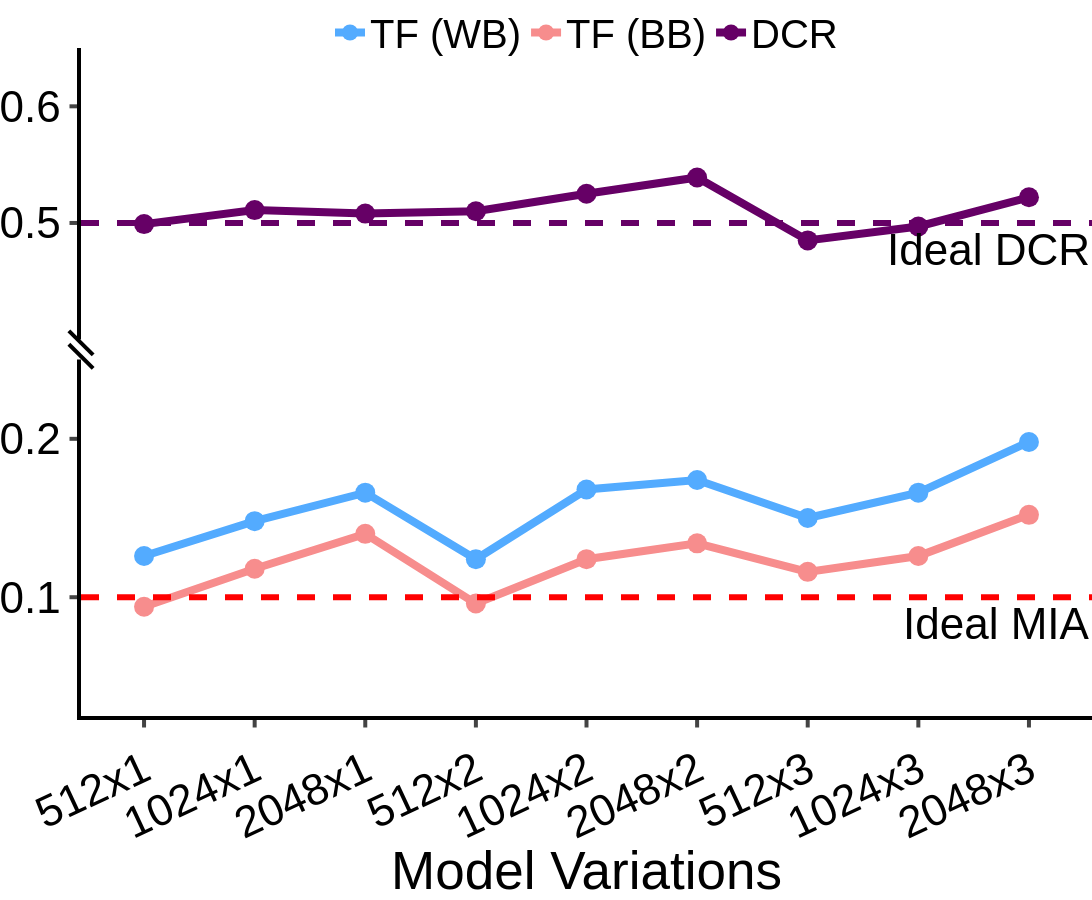

The code cell stored with this chart in its notebook:
### Code cell
from plotly.subplots import make_subplots

df = {"integers": integers, "TF (WB)": mia_wb, "TF (BB)": mia_bb, "DCR": dcr}
y_cols = ["TF (WB)", "TF (BB)", "DCR"]
colors = {"TF (WB)": "#53abff", "TF (BB)": "#f78d8d", "DCR": "#660066"}

fig = make_subplots(
    rows=2,
    cols=1,
    shared_xaxes=True,
    vertical_spacing=0.03,
    row_heights=[0.45, 0.55],
)

for col in y_cols:
    for row, showlegend in ((1, True), (2, False)):
        fig.add_trace(
            go.Scatter(
                x=df["integers"],
                y=df[col],
                mode="lines+markers",
                name=col,
                legendgroup=col,
                showlegend=showlegend,
                line=dict(width=8, color=colors[col]),
                marker=dict(size=20, color=colors[col]),
            ),
            row=row,
            col=1,
        )

fig.add_hline(y=0.5, line_dash="dash", line_color="#660066", annotation_text="Ideal DCR", annotation_position="bottom right", line_width=6, row=1, col=1)
fig.add_hline(y=0.1, line_dash="dash", line_color="red", annotation_text="Ideal MIA", annotation_position="bottom right", line_width=6, row=2, col=1)

fig.update_yaxes(range=[0.4, 0.65], row=1, col=1)
fig.update_yaxes(range=[0.025, 0.25], row=2, col=1)
fig.update_xaxes(
    tickmode="array",
    tickvals=integers,
    ticktext=model_variation,
    ticks="outside",
    tickwidth=4,
    ticklen=7.5,
    linewidth=4,
    linecolor="black",
    tickangle=-25,
    title_font_family="Helvetica",
    tickfont_family="Helvetica",
    tickfont_size=FONT_SIZE,
)
fig.update_xaxes(
    showticklabels=False,
    title=None,
    ticks="",
    showline=False,
    mirror=False,
    row=1,
    col=1,
)
fig.update_xaxes(showticklabels=True, title="Model Variations", row=2, col=1)
fig.update_yaxes(
    ticks="outside",
    tickwidth=4,
    ticklen=7.5,
    linewidth=4,
    linecolor="black",
    tickangle=0,
    title_font_family="Helvetica",
    tickfont_family="Helvetica",
    tickfont_size=FONT_SIZE,
)

customize_figure_layout(fig, width=1400, height=900)
fig.update_layout(yaxis_title=None, yaxis2_title=None)
fig.update_yaxes(tickmode="array", tickvals=[0.5, 0.6], dtick=None, row=1, col=1)
fig.update_yaxes(tickmode="array", tickvals=[0.1, 0.2], dtick=None, row=2, col=1)

break_y = 0.5485
dx, dy = 0.012, 0.018
for y_offset in (-0.01, 0.01):
    fig.add_shape(
        type="line",
        xref="paper",
        yref="paper",
        x0=-dx,
        x1=dx,
        y0=break_y + y_offset + dy,
        y1=break_y + y_offset - dy,
        line=dict(color="black", width=4),
        layer="above",
    )

save_and_display_figure(fig, "berka_tf_dcr_model_variation", plots_dir)

### Figure 1 — Plotly figure (JSON) as saved in the notebook; plotly's stock layout.template omitted (floating-point values rounded to 4 significant figures)
{"data": [{"legendgroup": "TF (WB)", "line": {"color": "#53abff", "width": 8}, "marker": {"color": "#53abff", "size": 20}, "mode": "lines+markers", "name": "TF (WB)", "showlegend": true, "type": "scatter", "x": [0, 1, 2, 3, 4, 5, 6, 7, 8], "xaxis": "x", "y": [0.126, 0.148, 0.166, 0.124, 0.168, 0.174, 0.15, 0.166, 0.198], "yaxis": "y"}, {"legendgroup": "TF (WB)", "line": {"color": "#53abff", "width": 8}, "marker": {"color": "#53abff", "size": 20}, "mode": "lines+markers", "name": "TF (WB)", "showlegend": false, "type": "scatter", "x": [0, 1, 2, 3, 4, 5, 6, 7, 8], "xaxis": "x2", "y": [0.126, 0.148, 0.166, 0.124, 0.168, 0.174, 0.15, 0.166, 0.198], "yaxis": "y2"}, {"legendgroup": "TF (BB)", "line": {"color": "#f78d8d", "width": 8}, "marker": {"color": "#f78d8d", "size": 20}, "mode": "lines+markers", "name": "TF (BB)", "showlegend": true, "type": "scatter", "x": [0, 1, 2, 3, 4, 5, 6, 7, 8], "xaxis": "x", "y": [0.094, 0.118, 0.14, 0.096, 0.124, 0.134, 0.116, 0.126, 0.152], "yaxis": "y"}, {"legendgroup": "TF (BB)", "line": {"color": "#f78d8d", "width": 8}, "marker": {"color": "#f78d8d", "size": 20}, "mode": "lines+markers", "name": "TF (BB)", "showlegend": false, "type": "scatter", "x": [0, 1, 2, 3, 4, 5, 6, 7, 8], "xaxis": "x2", "y": [0.094, 0.118, 0.14, 0.096, 0.124, 0.134, 0.116, 0.126, 0.152], "yaxis": "y2"}, {"legendgroup": "DCR", "line": {"color": "#660066", "width": 8}, "marker": {"color": "#660066", "size": 20}, "mode": "lines+markers", "name": "DCR", "showlegend": true, "type": "scatter", "x": [0, 1, 2, 3, 4, 5, 6, 7, 8], "xaxis": "x", "y": [0.499, 0.511, 0.508, 0.51, 0.525, 0.539, 0.485, 0.497, 0.522], "yaxis": "y"}, {"legendgroup": "DCR", "line": {"color": "#660066", "width": 8}, "marker": {"color": "#660066", "size": 20}, "mode": "lines+markers", "name": "DCR", "showlegend": false, "type": "scatter", "x": [0, 1, 2, 3, 4, 5, 6, 7, 8], "xaxis": "x2", "y": [0.499, 0.511, 0.508, 0.51, 0.525, 0.539, 0.485, 0.497, 0.522], "yaxis": "y2"}], "layout": {"annotations": [{"showarrow": false, "text": "Ideal DCR", "x": 1, "xanchor": "right", "xref": "x domain", "y": 0.5, "yanchor": "top", "yref": "y"}, {"showarrow": false, "text": "Ideal MIA", "x": 1, "xanchor": "right", "xref": "x2 domain", "y": 0.1, "yanchor": "top", "yref": "y2"}], "font": {"color": "black", "family": "Helvetica", "size": 44}, "height": 900, "legend": {"font": {"size": 40}, "orientation": "h", "title": {"font": {"family": "Helvetica"}, "text": ""}, "valign": "top", "x": 0.5, "xanchor": "center", "y": 0.975, "yanchor": "bottom"}, "margin": {"b": 0, "l": 0, "pad": 0, "r": 0, "t": 40}, "plot_bgcolor": "white", "shapes": [{"line": {"color": "#660066", "dash": "dash", "width": 6}, "type": "line", "x0": 0, "x1": 1, "xref": "x domain", "y0": 0.5, "y1": 0.5, "yref": "y"}, {"line": {"color": "red", "dash": "dash", "width": 6}, "type": "line", "x0": 0, "x1": 1, "xref": "x2 domain", "y0": 0.1, "y1": 0.1, "yref": "y2"}, {"layer": "above", "line": {"color": "black", "width": 4}, "type": "line", "x0": -0.012, "x1": 0.012, "xref": "paper", "y0": 0.5565, "y1": 0.5205, "yref": "paper"}, {"layer": "above", "line": {"color": "black", "width": 4}, "type": "line", "x0": -0.012, "x1": 0.012, "xref": "paper", "y0": 0.5765, "y1": 0.5405, "yref": "paper"}], "title": {"font": {"family": "Helvetica"}, "x": 0.5, "y": 0.99}, "width": 1400, "xaxis": {"anchor": "y", "automargin": true, "domain": [0, 1], "linecolor": "black", "linewidth": 4, "matches": "x2", "mirror": false, "showline": false, "showticklabels": false, "tickangle": -25, "tickfont": {"family": "Helvetica", "size": 44}, "ticklen": 7.5, "tickmode": "array", "ticks": "", "ticktext": ["512x1", "1024x1", "2048x1", "512x2", "1024x2", "2048x2", "512x3", "1024x3", "2048x3"], "tickvals": [0, 1, 2, 3, 4, 5, 6, 7, 8], "tickwidth": 4, "title": {}}, "xaxis2": {"anchor": "y2", "automargin": true, "domain": [0, 1], "linecolor": "black", "linewidth": 4, "showticklabels": true, "tickangle": -25, "tickfont": {"family": "Helvetica", "size": 44}, "ticklen": 7.5, "tickmode": "array", "ticks": "outside", "ticktext": ["512x1", "1024x1", "2048x1", "512x2", "1024x2", "2048x2", "512x3", "1024x3", "2048x3"], "tickvals": [0, 1, 2, 3, 4, 5, 6, 7, 8], "tickwidth": 4, "title": {"text": "Model Variations"}}, "yaxis": {"anchor": "x", "automargin": true, "domain": [0.5635, 1], "linecolor": "black", "linewidth": 4, "range": [0.4, 0.65], "tickangle": 0, "tickfont": {"family": "Helvetica", "size": 44}, "ticklen": 7.5, "tickmode": "array", "ticks": "outside", "tickvals": [0.5, 0.6], "tickwidth": 4, "title": {}}, "yaxis2": {"anchor": "x2", "automargin": true, "domain": [0, 0.5335], "linecolor": "black", "linewidth": 4, "range": [0.025, 0.25], "tickangle": 0, "tickfont": {"family": "Helvetica", "size": 44}, "ticklen": 7.5, "tickmode": "array", "ticks": "outside", "tickvals": [0.1, 0.2], "tickwidth": 4, "title": {}}}}
